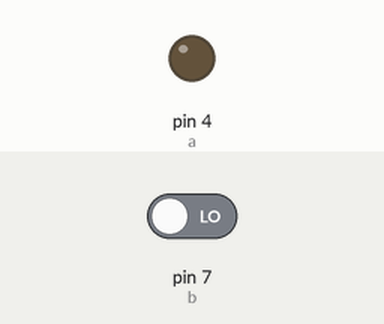
Recording of a sketch running on a simulated Arduino Uno, built with avr-gcc and run on an emulated ATmega328P. Shown: output pins drawn as LEDs (lit = HIGH). The inputs (shaded band) are chosen by the test bench; at power-on: pin 7 (b) LOW.

Above: at 1.2 s.
1.3 s: pin 7 (b) driven HIGH
At 1.8 s:
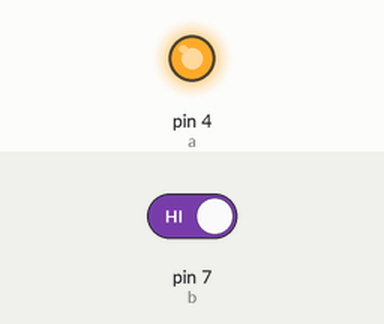
2.8 s: pin 7 (b) driven LOW
At 4.1 s:
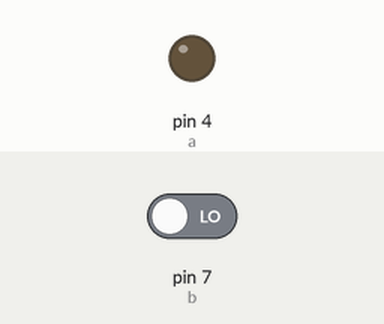
Timing chart, 0 to 5.8 s (numbered marks = the images above; inputs shaded):
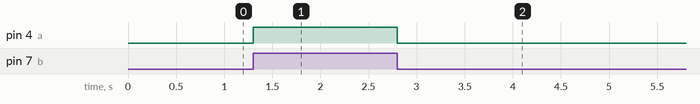

The sketch:

ledblink.ino
```cpp
int a=4;
int b=7;
void setup() {
pinMode(a,OUTPUT);
pinMode(b,INPUT);
}

void loop() {
  if(digitalRead(b)==HIGH){
 digitalWrite(a,HIGH);
  }else{
    digitalWrite(a,LOW);
    }
}
```

Measured:
- after the input at 1.3 s, pin 4 (a): LOW → HIGH at once
- after the input at 2.8 s, pin 4 (a): HIGH → LOW at once
